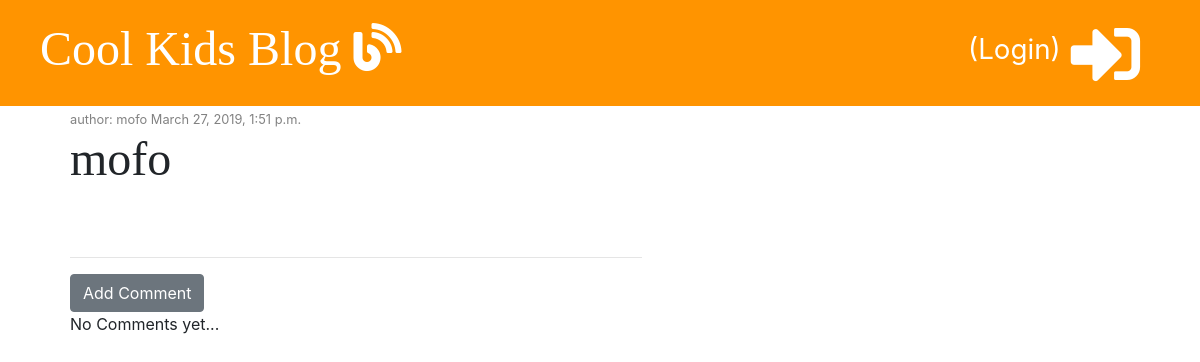
Page /post/20/ on the committed database.
### blog/models.py (models this page shows, shortened)
class Post(models.Model):
    author = models.ForeignKey('auth.User', on_delete=models.CASCADE)
    title = models.CharField(max_length=200)
    text = models.TextField()
    created_date = models.DateTimeField(default=timezone.now)
    published_date = models.DateTimeField(blank=True, null=True)

### blog/views.py (the view)
# urls.py: path('post/<int:pk>/', views.post_detail, name='post_detail'),
def post_detail(request, pk):
    post = get_object_or_404(Post, pk=pk)
    stuff_for_frontend = {'post' : post}
    return render(request, 'blog/post_detail.html', stuff_for_frontend)

### blog/templatetags/markdownify.py (called while the page is built)
@register.filter
def markdown(value):
    renderer = HighlightRenderer()
    markdown = mistune.Markdown(renderer=renderer)
    return markdown(value)

### blog/templates/blog/post_detail.html (shortened to what this page needs)
{% extends 'blog/base.html' %}
{% load markdownify %}
{% block content %}
    <div class="post">
        {% if post.published_date %}
            <div class="date">
                <small> author: {{ post.author }} {{ post.published_date }}</small>
            </div>
            {% else %}
                  <a href="{% url 'post_publish' pk=post.pk %}" class="btn btn-primary" style="float:right; margin-top:5px">Publish</a>
        {% endif %}
        <h1>{{ post.title }}</h1>
    </div>
    <hr>
    <a href="{% url 'add_comment_to_post' pk=post.pk %}" class="btn btn-secondary">Add Comment</a>
    {% for comment in post.comments.all %}
        {% if user.is_authenticated or comment.approved %}
        <div class="comment">
          <div class="date">
            {{ comment.created_date }}
          </div>
          {% if not comment.approved and user.is_superuser %}
              <a href="{% url 'comment_approve' pk=comment.pk %}"><i class="fas fa-check"></i></a>
              <a href="{% url 'comment_remove' pk=comment.pk %}" class="btn btn-success"><i class="far fa-trash-alt"></i></a>
              {% endif %}
          <strong>{{ comment.author }}</strong>
          <p>{{ comment.text | markdown | safe | linebreaksbr }}</p>
        </div>
        {% endif %}
    {% empty %}
          <p>No Comments yet...</p>
    {% endfor %}
{% endblock %}

### blog/static/css/blog.css (style rules this page uses)
h1, h2, h3, h4 { font-family: 'Tangerine', 'Inconsolata' , 'Droid Sans', serif; font-size: 48px; }
.date { color: #828282; }
.post { margin-bottom: 70px; }

### rows in the picture
Post: author "mofo", published_date "March 27, 2019, 1:51 p.m.", title "mofo"
